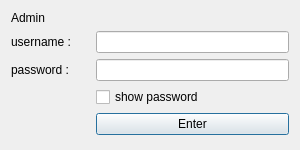
<?xml version="1.0" encoding="UTF-8"?>
<ui version="4.0">
 <class>signIn_admin</class>
 <widget class="QDialog" name="signIn_admin">
  <property name="geometry">
   <rect>
    <x>0</x>
    <y>0</y>
    <width>300</width>
    <height>150</height>
   </rect>
  </property>
  <property name="maximumSize">
   <size>
    <width>300</width>
    <height>150</height>
   </size>
  </property>
  <property name="windowTitle">
   <string>Dialog</string>
  </property>
  <layout class="QGridLayout" name="gridLayout">
   <item row="2" column="1" colspan="2">
    <widget class="QLineEdit" name="adminPassLineEdit">
     <property name="echoMode">
      <enum>QLineEdit::Password</enum>
     </property>
    </widget>
   </item>
   <item row="1" column="0">
    <widget class="QLabel" name="label">
     <property name="text">
      <string>username :</string>
     </property>
    </widget>
   </item>
   <item row="4" column="1" rowspan="2" colspan="2">
    <widget class="QPushButton" name="adminSigninEnter">
     <property name="text">
      <string>Enter</string>
     </property>
    </widget>
   </item>
   <item row="2" column="0">
    <widget class="QLabel" name="label_2">
     <property name="text">
      <string>password :</string>
     </property>
    </widget>
   </item>
   <item row="3" column="1">
    <widget class="QCheckBox" name="checkBoxShowPass">
     <property name="text">
      <string>show password</string>
     </property>
    </widget>
   </item>
   <item row="6" column="1">
    <spacer name="verticalSpacer">
     <property name="orientation">
      <enum>Qt::Vertical</enum>
     </property>
     <property name="sizeHint" stdset="0">
      <size>
       <width>20</width>
       <height>40</height>
      </size>
     </property>
    </spacer>
   </item>
   <item row="1" column="1" colspan="2">
    <widget class="QLineEdit" name="adminUsernameLineEdit"/>
   </item>
   <item row="0" column="0">
    <widget class="QLabel" name="label_3">
     <property name="text">
      <string>Admin</string>
     </property>
    </widget>
   </item>
  </layout>
 </widget>
 <resources/>
 <connections/>
</ui>
